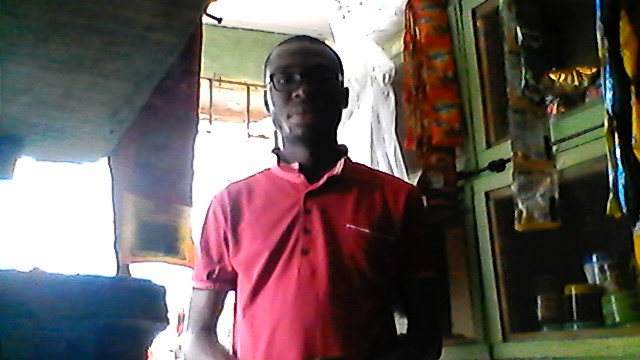
#> input picture Open cv project/1.4 in reader opencv/Fourier Transform/chidalu.jpg, 640 x 360 px
$ python 'HPF IN NUMPY.py'
#> lines starting #> are read from the running program, lines starting #| are printed output that depends on the picture
import cv2
import numpy as np

img_gray=cv2.imread('chidalu.jpg',cv2.IMREAD_GRAYSCALE); #image read in grayscale
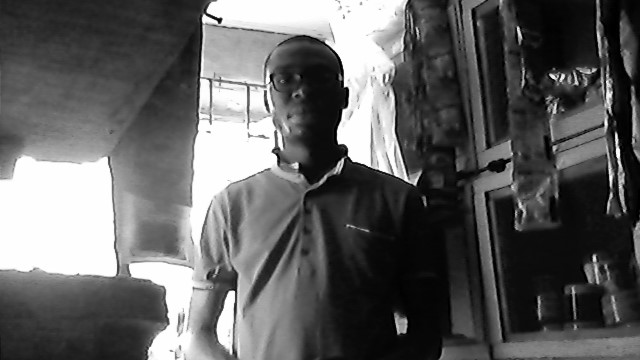
#> img_gray: shape (360, 640); min 0, max 255, mean 96.1


ft=np.fft.fft2(img_gray); #frequency transform of image
ft_shift=np.fft.fftshift(ft); #shift 0 frequency to center

#===>HPF we need the inverse of frequency shift and frequency transform
rows,cols=img_gray.shape; #get shape of image
#> rows = 360; cols = 640
mrows,mcols=int(rows/2),int(cols/2);
#> mrows = 180; mcols = 320
ft_shift[mrows-30:mrows+30,mcols-30:mcols+30]=0
i_ft_shift=np.fft.ifftshift(ft_shift); #inverse of frequency shift
i_ft=np.fft.ifft2(i_ft_shift); #Inverse of frequency
img_back=np.abs(i_ft); #absolute of value
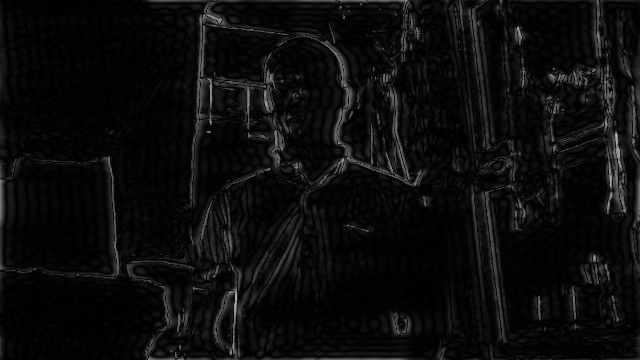
#> img_back: shape (360, 640) float64; min 0.0114, max 191.3, mean 12.6

cv2.namedWindow('Filter',cv2.WINDOW_NORMAL); #create a named window
cv2.imshow('Filter',img_back); #Image show
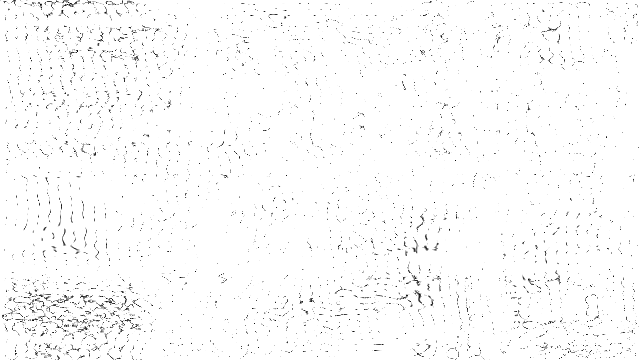
#> window 'Filter': shape (360, 640); min 2, max 255, mean 250.8

if cv2.waitKey(0)&0xFF==ord('q'):
#> (key q is pressed here)
    cv2.destroyWindow('Filter'); #destroy window
